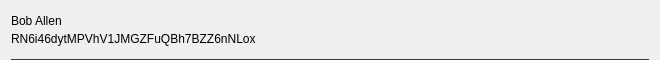
<?xml version="1.0" encoding="UTF-8"?>
<ui version="4.0">
 <class>ContactDropdownRow</class>
 <widget class="QWidget" name="ContactDropdownRow">
  <property name="geometry">
   <rect>
    <x>0</x>
    <y>0</y>
    <width>660</width>
    <height>60</height>
   </rect>
  </property>
  <property name="minimumSize">
   <size>
    <width>0</width>
    <height>60</height>
   </size>
  </property>
  <property name="windowTitle">
   <string>Form</string>
  </property>
  <layout class="QVBoxLayout" name="verticalLayout">
   <property name="spacing">
    <number>0</number>
   </property>
   <property name="topMargin">
    <number>0</number>
   </property>
   <property name="bottomMargin">
    <number>0</number>
   </property>
   <item>
    <widget class="QWidget" name="rowContainer" native="true">
     <property name="styleSheet">
      <string notr="true"/>
     </property>
     <layout class="QHBoxLayout" name="horizontalLayout">
      <property name="spacing">
       <number>0</number>
      </property>
      <property name="leftMargin">
       <number>0</number>
      </property>
      <property name="topMargin">
       <number>0</number>
      </property>
      <property name="rightMargin">
       <number>0</number>
      </property>
      <property name="bottomMargin">
       <number>0</number>
      </property>
      <item>
       <layout class="QVBoxLayout" name="verticalLayout_2">
        <property name="spacing">
         <number>0</number>
        </property>
        <property name="topMargin">
         <number>12</number>
        </property>
        <property name="bottomMargin">
         <number>12</number>
        </property>
        <item>
         <widget class="QLabel" name="lblLabel">
          <property name="styleSheet">
           <string notr="true"/>
          </property>
          <property name="text">
           <string notr="true">Bob Allen</string>
          </property>
         </widget>
        </item>
        <item>
         <widget class="QLabel" name="lblAddress">
          <property name="styleSheet">
           <string notr="true"/>
          </property>
          <property name="text">
           <string notr="true">RN6i46dytMPVhV1JMGZFuQBh7BZZ6nNLox</string>
          </property>
         </widget>
        </item>
       </layout>
      </item>
     </layout>
    </widget>
   </item>
   <item>
    <widget class="QLabel" name="lblDivisory">
     <property name="minimumSize">
      <size>
       <width>0</width>
       <height>1</height>
      </size>
     </property>
     <property name="maximumSize">
      <size>
       <width>16777215</width>
       <height>1</height>
      </size>
     </property>
     <property name="styleSheet">
      <string notr="true">background-color:#3c3c3b;</string>
     </property>
     <property name="text">
      <string/>
     </property>
     <property name="alignment">
      <set>Qt::AlignBottom|Qt::AlignLeading|Qt::AlignLeft</set>
     </property>
    </widget>
   </item>
  </layout>
 </widget>
 <resources/>
 <connections/>
</ui>
